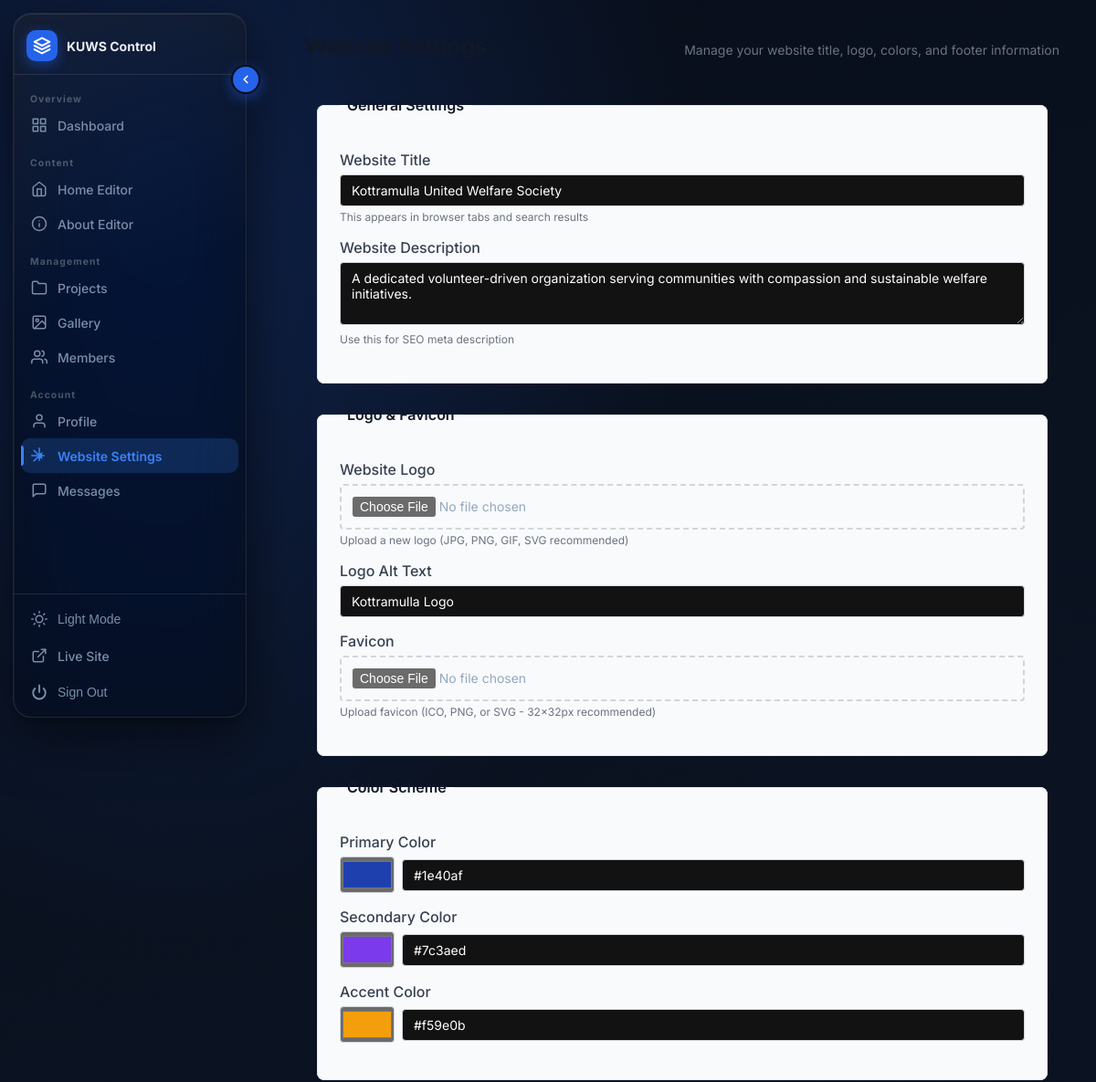
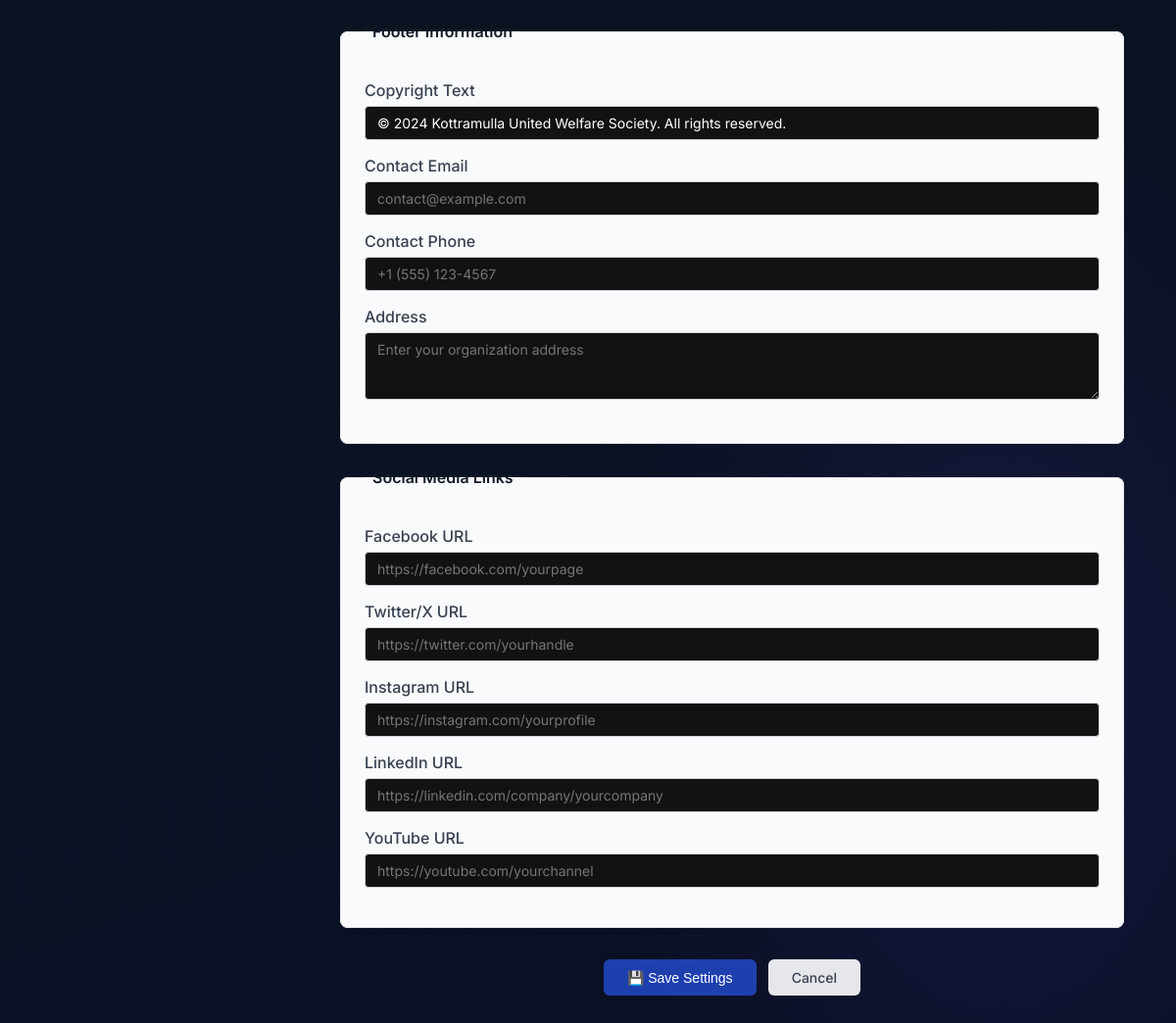
The app's page /admin/settings (signed in) with its own data (2 pictures, top to bottom).
### tables this page shows
CREATE TABLE IF NOT EXISTS website_settings (
    id INT UNSIGNED AUTO_INCREMENT PRIMARY KEY,
    website_title VARCHAR(255) NOT NULL DEFAULT 'Kottramulla United Welfare Society',
    website_description TEXT,
    logo_path VARCHAR(255) DEFAULT NULL,
    logo_alt_text VARCHAR(255) DEFAULT 'Kottramulla Logo',
    favicon_path VARCHAR(255) DEFAULT NULL,
    footer_copyright_text VARCHAR(255) DEFAULT '© 2024 Kottramulla United Welfare Society. All rights reserved.',
    footer_email VARCHAR(255) DEFAULT NULL,
    footer_phone VARCHAR(20) DEFAULT NULL,
    footer_address TEXT DEFAULT NULL,
    social_facebook VARCHAR(255) DEFAULT NULL,
    social_twitter VARCHAR(255) DEFAULT NULL,
    social_instagram VARCHAR(255) DEFAULT NULL,
    social_linkedin VARCHAR(255) DEFAULT NULL,
    social_youtube VARCHAR(255) DEFAULT NULL,
    primary_color VARCHAR(7) DEFAULT '#1e40af',
    secondary_color VARCHAR(7) DEFAULT '#7c3aed',
    accent_color VARCHAR(7) DEFAULT '#f59e0b',
    updated_at TIMESTAMP DEFAULT CURRENT_TIMESTAMP ON UPDATE CURRENT_TIMESTAMP
);

### app/Core/View.php (called while the page is built, shortened)
<?php
class View
{
    public static function render(string $view, array $data = [], string $layout = 'user/layouts/main'): void
    {
        $viewPath = __DIR__ . '/../../views/' . $view . '.php';
        extract($data, EXTR_SKIP);
        require $viewPath;
    }
}

### app/Controllers/AdminSettingsController.php (called while the page is built, shortened)
<?php
class AdminSettingsController
{
    private WebsiteSettingsModel $settings;
    public function __construct()
    {
        $this->settings = new WebsiteSettingsModel();
    }
    public function index(): void
    {
        View::render('admin/settings/show', [
            'settings' => $this->settings->get(),
            'csrfToken' => Csrf::token(),
            'success' => Session::flash('success'),
            'error' => Session::flash('error'),
        ], 'admin/layouts/admin');
    }
}

### app/Models/WebsiteSettingsModel.php (called while the page is built, shortened)
<?php
class WebsiteSettingsModel
{
    public function get(): ?array
    {
        $pdo = Database::connection();
        $stmt = $pdo->query('SELECT * FROM website_settings WHERE id = 1 LIMIT 1');
        return $stmt->fetch(PDO::FETCH_ASSOC) ?: null;
    }
}

### views/admin/settings/show.php (the view, shortened to what this page needs)
<div class="admin-container">
    <div class="page-header">
        <h1>Website Settings</h1>
        <p>Manage your website title, logo, colors, and footer information</p>
    </div>
    <form action="/admin/settings/update" method="POST" enctype="multipart/form-data" class="settings-form">
        <fieldset class="form-section">
            <legend>General Settings</legend>
            <div class="form-group">
                <label for="website_title">Website Title</label>
                <input
                    type="text"
                    id="website_title"
                    name="website_title"
                    value="<?php echo htmlspecialchars($settings['website_title'] ?? ''); ?>"
                    required
                    placeholder="Enter website title"
                >
                <small>This appears in browser tabs and search results</small>
            </div>
            <div class="form-group">
                <label for="website_description">Website Description</label>
                <textarea
                    id="website_description"
                    name="website_description"
                    rows="3"
                    placeholder="Enter a brief description of your website"
                ><?php echo htmlspecialchars($settings['website_description'] ?? ''); ?></textarea>
                <small>Use this for SEO meta description</small>
            </div>
        </fieldset>
        <fieldset class="form-section">
            <legend>Logo & Favicon</legend>
            <div class="form-group">
                <label for="logo">Website Logo</label>
                <input
                    type="file"
                    id="logo"
                    name="logo"
                    accept="image/*"
                >
                <small>Upload a new logo (JPG, PNG, GIF, SVG recommended)</small>
            </div>
            <div class="form-group">
                <label for="logo_alt_text">Logo Alt Text</label>
                <input
                    type="text"
                    id="logo_alt_text"
                    name="logo_alt_text"
                    value="<?php echo htmlspecialchars($settings['logo_alt_text'] ?? ''); ?>"
                    placeholder="Logo alt text for accessibility"
                >
            </div>
            <div class="form-group">
                <label for="favicon">Favicon</label>
                <input
                    type="file"
                    id="favicon"
                    name="favicon"
                    accept="image/*"
                >
                <small>Upload favicon (ICO, PNG, or SVG - 32x32px recommended)</small>
            </div>
        </fieldset>
        <fieldset class="form-section">
            <legend>Color Scheme</legend>
            <div class="form-group">
                <label for="primary_color">Primary Color</label>
                <div class="color-input-group">
                    <input
                        type="color"
                        id="primary_color"
                        name="primary_color"
                        value="<?php echo htmlspecialchars($settings['primary_color'] ?? '#1e40af'); ?>"
                    >
                    <input
                        type="text"
                        name="primary_color_text"
                        value="<?php echo htmlspecialchars($settings['primary_color'] ?? '#1e40af'); ?>"
                        readonly
                        class="color-text-input"
                    >
                </div>
            </div>
            <div class="form-group">
                <label for="secondary_color">Secondary Color</label>
                <div class="color-input-group">
                    <input
                        type="color"
                        id="secondary_color"
                        name="secondary_color"
                        value="<?php echo htmlspecialchars($settings['secondary_color'] ?? '#7c3aed'); ?>"
                    >
                    <input
                        type="text"
                        name="secondary_color_text"
                        value="<?php echo htmlspecialchars($settings['secondary_color'] ?? '#7c3aed'); ?>"
                        readonly
                        class="color-text-input"
                    >
                </div>
            </div>
            <div class="form-group">
                <label for="accent_color">Accent Color</label>
                <div class="color-input-group">
                    <input
                        type="color"
                        id="accent_color"
                        name="accent_color"
                        value="<?php echo htmlspecialchars($settings['accent_color'] ?? '#f59e0b'); ?>"
                    >
                    <input
                        type="text"
                        name="accent_color_text"
                        value="<?php echo htmlspecialchars($settings['accent_color'] ?? '#f59e0b'); ?>"
                        readonly
                        class="color-text-input"
                    >
                </div>
            </div>
        </fieldset>
        <fieldset class="form-section">
            <legend>Footer Information</legend>
            <div class="form-group">
                <label for="footer_copyright_text">Copyright Text</label>
                <input
                    type="text"
                    id="footer_copyright_text"
                    name="footer_copyright_text"
                    value="<?php echo htmlspecialchars($settings['footer_copyright_text'] ?? ''); ?>"
                    placeholder="© 2024 Your Organization. All rights reserved."
                >
            </div>
            <div class="form-group">
                <label for="footer_email">Contact Email</label>
                <input
                    type="email"
                    id="footer_email"
                    name="footer_email"
                    value="<?php echo htmlspecialchars($settings['footer_email'] ?? ''); ?>"
                    placeholder="contact@example.com"
                >
            </div>
            <div class="form-group">
                <label for="footer_phone">Contact Phone</label>
                <input
                    type="tel"
                    id="footer_phone"
                    name="footer_phone"
                    value="<?php echo htmlspecialchars($settings['footer_phone'] ?? ''); ?>"
                    placeholder="+1 (555) 123-4567"
                >
            </div>
            <div class="form-group">
                <label for="footer_address">Address</label>
                <textarea
                    id="footer_address"
                    name="footer_address"
                    rows="3"
                    placeholder="Enter your organization address"
                ><?php echo htmlspecialchars($settings['footer_address'] ?? ''); ?></textarea>
            </div>
        </fieldset>
        <fieldset class="form-section">
            <legend>Social Media Links</legend>
            <div class="form-group">
                <label for="social_facebook">Facebook URL</label>
                <input
                    type="url"
                    id="social_facebook"
                    name="social_facebook"
                    value="<?php echo htmlspecialchars($settings['social_facebook'] ?? ''); ?>"
                    placeholder="https://facebook.com/yourpage"
                >
            </div>
            <div class="form-group">
                <label for="social_twitter">Twitter/X URL</label>
                <input
                    type="url"
                    id="social_twitter"
                    name="social_twitter"
                    value="<?php echo htmlspecialchars($settings['social_twitter'] ?? ''); ?>"
                    placeholder="https://twitter.com/yourhandle"
                >
            </div>
            <div class="form-group">
                <label for="social_instagram">Instagram URL</label>
                <input
                    type="url"
                    id="social_instagram"
                    name="social_instagram"
                    value="<?php echo htmlspecialchars($settings['social_instagram'] ?? ''); ?>"
                    placeholder="https://instagram.com/yourprofile"
                >
            </div>
            <div class="form-group">
                <label for="social_linkedin">LinkedIn URL</label>
                <input
                    type="url"
                    id="social_linkedin"
                    name="social_linkedin"
                    value="<?php echo htmlspecialchars($settings['social_linkedin'] ?? ''); ?>"
                    placeholder="https://linkedin.com/company/yourcompany"
                >
            </div>
            <div class="form-group">
                <label for="social_youtube">YouTube URL</label>
                <input
                    type="url"
                    id="social_youtube"
                    name="social_youtube"
                    value="<?php echo htmlspecialchars($settings['social_youtube'] ?? ''); ?>"
                    placeholder="https://youtube.com/yourchannel"
                >
            </div>
        </fieldset>
        <div class="form-actions">
            <button type="submit" class="btn btn-primary">
                💾 Save Settings
            </button>
            <a href="/admin" class="btn btn-secondary">Cancel</a>
        </div>
    </form>
</div>

### public/css/admin/layout.css (style rules this page uses)
:root { --sb-width: 256px; --sb-collapsed-width: 68px; --sb-float-gap: 14px; --transition: all 0.28s cubic-bezier(0.4, 0, 0.2, 1); --blue-500: #3b82f6; --blue-600: #2563eb; --blue-700: #1d4ed8; --blue-glow: rgba(59, 130, 246, 0.15); --blue-glow-strong: rgba(59, 130, 246, 0.30); }
[data-theme="dark"] { --sb-bg: rgba(8, 12, 22, 0.62); --sb-border: rgba(255, 255, 255, 0.10); --sb-highlight: rgba(255, 255, 255, 0.06); --sb-text: #7a8ea8; --sb-text-active: #e8edf4; --sb-hover-bg: rgba(255, 255, 255, 0.07); --sb-active-bg: rgba(59, 130, 246, 0.20); --sb-group-label: rgba(255, 255, 255, 0.28); --sb-logo-bg: var(--blue-600); --sb-logo-color: #ffffff; --sb-collapse-bg: rgba(255, 255, 255, 0.08); --sb-shadow: 0 4px 6px rgba(0,0,0,0.2), 0 20px 60px rgba(0,0,0,0.55), inset 0 1px 0 rgba(255,255,255,0.10), inset 1px 0 0 rgba(255,255,255,0.04); --body-bg: #080e1a; --body-gradient: radial-gradient(ellipse 80% 60% at 15% 10%, rgba(37,99,235,0.22) 0%, transparent 60%), radial-gradient(ellipse 60% 50% at 85% 85%, rgba(99,52,210,0.15) 0%, transparent 55%), linear-gradient(160deg, #080e1a 0%, #0b1322 50%, #091024 100%); --surface: #10182c; --surface-2: #16213e; --border-color: rgba(255, 255, 255, 0.08); --text-main: #94a8c0; --text-light: #3d5270; --text-heading: #e8edf4; --white: #ffffff; --navy-900: #e8edf4; --primary: var(--blue-500); --primary-hover: var(--blue-600); }
*, *::before, *::after { margin: 0; padding: 0; box-sizing: border-box; }
html { color-scheme: dark; }
body.admin-body { background: var(--body-bg); background-image: var(--body-gradient); background-attachment: fixed; color: var(--text-main); font-family: 'Inter', sans-serif; -webkit-font-smoothing: antialiased; overflow-x: hidden; transition: background-color 0.4s ease, color 0.35s ease; min-height: 100vh; }
.page-header { margin-bottom: 32px; display: flex; justify-content: space-between; align-items: center; flex-wrap: wrap; gap: 16px; }

### views/admin/settings/show.php (style rules this page uses)
.settings-form { max-width: 800px; margin: 0 auto; }
.form-section { border: 1px solid #e5e7eb; border-radius: 8px; padding: 24px; margin-bottom: 24px; background: #f9fafb; }
.form-section legend { font-size: 16px; font-weight: 600; color: #111827; margin-bottom: 16px; padding: 0 8px; }
.form-group { margin-bottom: 16px; }
.form-group label { display: block; margin-bottom: 6px; font-weight: 500; color: #374151; }
.form-group input[type="text"], .form-group input[type="email"], .form-group input[type="tel"], .form-group input[type="url"], .form-group input[type="file"], .form-group textarea { width: 100%; padding: 8px 12px; border: 1px solid #d1d5db; border-radius: 4px; font-size: 14px; font-family: inherit; }
.form-group input[type="file"] { border: 2px dashed #d1d5db; padding: 12px; }
.form-group textarea { resize: vertical; }
.form-group small { display: block; margin-top: 4px; font-size: 12px; color: #6b7280; }
.color-input-group { display: flex; gap: 8px; align-items: center; }
.color-input-group input[type="color"] { width: 60px; height: 40px; border: 1px solid #d1d5db; border-radius: 4px; cursor: pointer; }
.color-input-group .color-text-input { flex: 1; padding: 8px 12px; border: 1px solid #d1d5db; border-radius: 4px; font-family: monospace; font-size: 13px; }
.form-actions { display: flex; gap: 12px; justify-content: center; margin-top: 32px; }
.btn { padding: 10px 24px; border: none; border-radius: 6px; font-size: 14px; font-weight: 500; cursor: pointer; text-decoration: none; display: inline-block; transition: all 0.3s ease; }
.btn-primary { background-color: #1e40af; color: white; }
.btn-secondary { background-color: #e5e7eb; color: #374151; }
.page-header { margin-bottom: 32px; }
.page-header h1 { font-size: 24px; font-weight: 700; color: #111827; margin-bottom: 8px; }
.page-header p { color: #6b7280; font-size: 14px; }

### records on screen
website_settings: website_title "Kottramulla United Welfare Society", website_description "A dedicated volunteer-driven organization serving communities with compassion and sustainable welfare initiatives.", logo_alt_text "Kottramulla Logo", primary_color "#1e40af", primary_color_text "#1e40af", secondary_color "#7c3aed", secondary_color_text "#7c3aed", accent_color "#f59e0b", accent_color_text "#f59e0b", footer_copyright_text "© 2024 Kottramulla United Welfare Society. All rights reserved."
